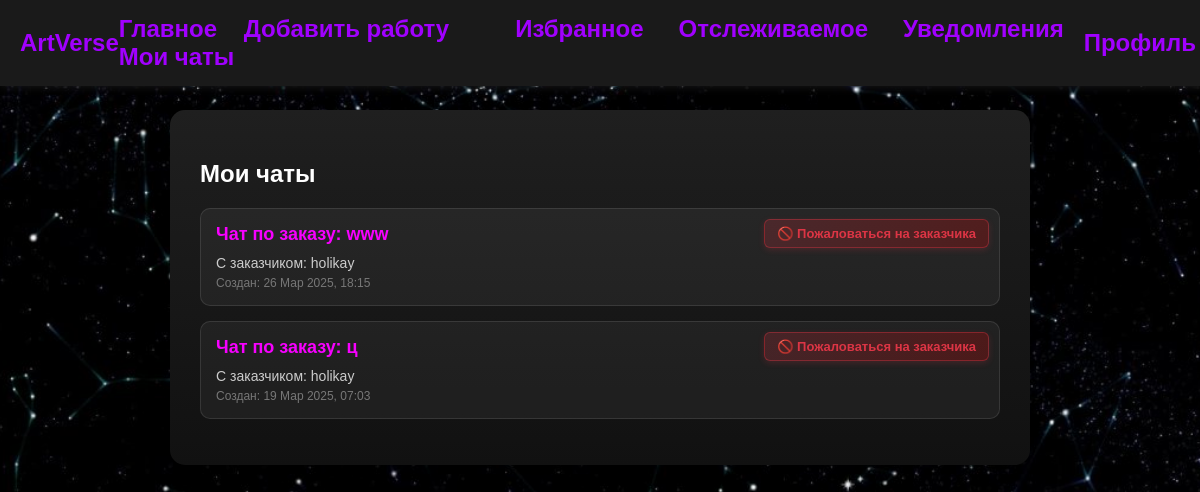
/users/chats/ (signed in), run on the app's committed database.
### users/models.py (models this page shows, shortened)
class Chat(models.Model):
    order = models.ForeignKey(ArtworkForSale, on_delete=models.CASCADE, related_name='chats')
    customer = models.ForeignKey(User, on_delete=models.CASCADE, related_name='customer_chats')
    artist = models.ForeignKey(User, on_delete=models.CASCADE, related_name='artist_chats')
    created_at = models.DateTimeField(auto_now_add=True)

class ArtworkForSale(models.Model):
    CATEGORY_CHOICES = [
        ('Популярное', 'Популярное'),
        ('Природа', 'Природа'),
        ('Абстракция', 'Абстракция'),
        ('Аниме', 'Аниме'),
        ('Оригинальные персонажи', 'Оригинальные персонажи'),
        ('Фан-Арт', 'Фан-Арт'),
    ]
    user = models.ForeignKey(User, on_delete=models.CASCADE, related_name='artworks_for_sale')
    image = models.ImageField(upload_to='artworks/')
    title = models.CharField(max_length=255, verbose_name="Название работы")
    description = models.TextField(blank=True, verbose_name="Описание")
    price = models.DecimalField(max_digits=10, decimal_places=2, verbose_name="Цена")
    category = models.CharField(max_length=40, choices=CATEGORY_CHOICES, default='featured', verbose_name="Категория")
    is_sold = models.BooleanField(default=False, verbose_name="Продано")
    uploaded_at = models.DateTimeField(auto_now_add=True)

### users/views.py (the view)
# urls.py: path('chats/', views.chat_list, name='chat_list'),
@login_required
def chat_list(request):
    chats = Chat.objects.filter(customer=request.user) | Chat.objects.filter(artist=request.user)
    chats = chats.order_by('-created_at')  # Сортировка по дате создания (новые сверху)
    return render(request, 'users/chat_list.html', {'chats': chats})

### users/templates/users/chat_list.html
{% extends "base.html" %}
{% load static %}
{% block extra_css %}
<link rel="stylesheet" href="{% static 'users/css/chats.css' %}">
{% endblock %}
{% block content %}
<div class="chat-list-container">
    <h2>Мои чаты</h2>
    {% if chats %}
        <ul class="chat-list">
            {% for chat in chats %}
                <li class="chat-item">
                    <a href="{% url 'users:chat_detail' chat.id %}" class="chat-link">
                        <div class="chat-info">
                            <p class="chat-title">Чат по заказу: {{ chat.order.title }}</p>
                            <p class="chat-participants">
                                {% if chat.customer == request.user %}
                                    С художником: {{ chat.artist.username }}
                                {% else %}
                                    С заказчиком: {{ chat.customer.username }}
                                {% endif %}
                            </p>
                            <p class="chat-date">Создан: {{ chat.created_at|date:"d M Y, H:i" }}</p>
                        </div>
                    </a>
                    <div class="chat-actions">
                        {% if chat.customer == request.user %}
                            <a href="{% url 'users:report_user' chat.artist.id %}" class="report-link">🚫 Пожаловаться на художника</a>
                        {% elif chat.artist == request.user %}
                            <a href="{% url 'users:report_user' chat.customer.id %}" class="report-link">🚫 Пожаловаться на заказчика</a>
                        {% endif %}
                    </div>
                </li>
            {% endfor %}
        </ul>
    {% else %}
        <p>У вас пока нет активных чатов.</p>
    {% endif %}
</div>
{% endblock %}

### users/static/users/css/styles.css (style rules this page uses)
body { font-family: "Arial", sans-serif; margin: 0; padding-top: 60px; background-color: #0d0d0d; background-image: url('universe_background.jpg'); background-size: cover; background-position: center; background-attachment: fixed; background-repeat: no-repeat; color: #ffffff; }

### users/static/users/css/chats.css (style rules this page uses)
.chat-list-container { max-width: 800px; margin: 50px auto; padding: 30px; background: linear-gradient(to bottom, #1f1f1f, #111); border-radius: 15px; box-shadow: 0 8px 20px rgba(0, 0, 0, 0.4); color: #fff; }
.chat-list { list-style: none; padding: 0; }
.chat-item { position: relative; margin-bottom: 15px; background: rgba(255, 255, 255, 0.05); border: 1px solid rgba(255, 255, 255, 0.1); border-radius: 10px; padding: 15px; transition: transform 0.3s ease, box-shadow 0.3s ease; cursor: pointer; }
.chat-link { text-decoration: none; color: inherit; }
.chat-info { margin: 0; }
.chat-title { font-size: 18px; font-weight: bold; margin: 0 0 10px 0; color: #f700ff; }
.chat-participants { font-size: 14px; color: #ccc; margin: 0 0 5px 0; }
.chat-date { font-size: 12px; color: #777; margin: 0; }
.report-link { position: absolute; top: 10px; right: 10px; display: inline-block; background: linear-gradient(to right, rgba(220, 53, 69, 0.2), rgba(255, 0, 0, 0.2)); color: #dc3545; padding: 6px 12px; border-radius: 6px; font-size: 13px; font-weight: 600; text-decoration: none; transition: all 0.3s ease; border: 1px solid rgba(220, 53, 69, 0.4); box-shadow: 0 2px 6px rgba(220, 53, 69, 0.2); }

### data on the page
Chat: order "www", customer.username "holikay", created_at "26 Мар 2025, 18:15", shows "🚫 Пожаловаться на заказчика"
Chat: order "ц", customer.username "holikay", created_at "19 Мар 2025, 07:03", shows "🚫 Пожаловаться на заказчика"
